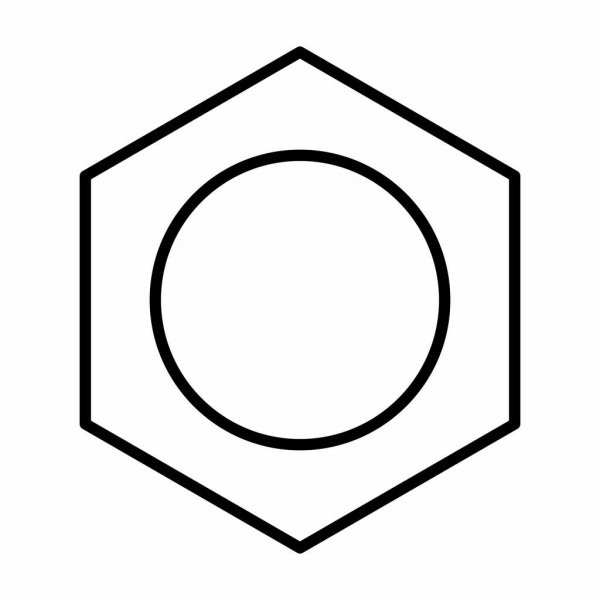
#> input picture shapes1.jpg, 600 x 600 px
$ python detector3.py   (older library calls are emulated)
#> lines starting #> are read from the running program, lines starting #| are printed output that depends on the picture; after the words box and inside, x2 and y2 are one past the last pixel; in counts of white or black regions, pixels touching at a corner belong together
import numpy as np
import cv2

img = cv2.imread('shapes1.jpg')
#> img is the input picture: shape (600, 600, 3); min 0, max 255, mean 234.8
imgGrey = cv2.cvtColor(img, cv2.COLOR_BGR2GRAY)
_, thrash = cv2.threshold(imgGrey, 240, 255, cv2.THRESH_BINARY)
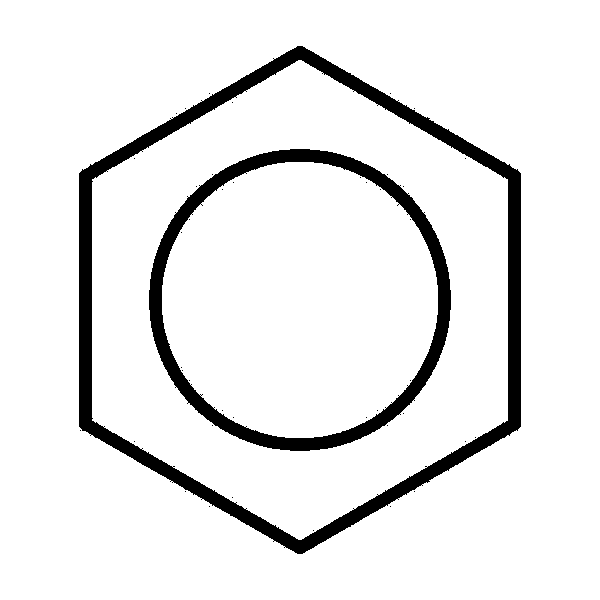
#> thrash: shape (600, 600); 91.4% white; 43 black regions (41 under 20 px)
_,contours, _ = cv2.findContours(thrash, cv2.RETR_TREE, cv2.CHAIN_APPROX_NONE)
#> contours = 102 contours, 97 with area under 20; largest, box (x1, y1, x2, y2) and area: (0, 0, 600, 600) 358801, (78, 45, 522, 555) 169962, (92, 60, 508, 540) 149480, (148, 148, 452, 452) 72133, (162, 162, 438, 438) 59704

cv2.imshow("img", img)
for contour in contours:
    approx = cv2.approxPolyDP(contour, 0.01* cv2.arcLength(contour, True), True)
    cv2.drawContours(img, [approx], 0, (0, 0, 0), 5)
    x = approx.ravel()[0]
    y = approx.ravel()[1] - 5
    if len(approx) == 3:
        cv2.putText(img, "Triangle", (x, y), cv2.FONT_HERSHEY_COMPLEX, 0.5, (0, 0, 0))
    elif len(approx) == 4:
        x1 ,y1, w, h = cv2.boundingRect(approx)
        aspectRatio = float(w)/h
        print(aspectRatio)
        if aspectRatio >= 0.95 and aspectRatio <= 1.05:
          cv2.putText(img, "square", (x, y), cv2.FONT_HERSHEY_COMPLEX, 0.5, (0, 0, 0))
        else:
          cv2.putText(img, "rectangle", (x, y), cv2.FONT_HERSHEY_COMPLEX, 0.5, (0, 0, 0))
    elif len(approx) == 5:
        cv2.putText(img, "Pentagon", (x, y), cv2.FONT_HERSHEY_COMPLEX, 0.5, (0, 0, 0))
    elif len(approx) == 10:
        cv2.putText(img, "Star", (x, y), cv2.FONT_HERSHEY_COMPLEX, 0.5, (0, 0, 0))
    else:
        cv2.putText(img, "Circle", (x, y), cv2.FONT_HERSHEY_COMPLEX, 0.5, (0, 0, 0))
#> this loop made 102 passes
#> (approx, x, y, x1, y1, w, h) on passes 1 to 9: ([[0, 0], [0, 599], [599, 599], [599, 0]], 0, -5, 0, 0, 600, 600), ([[283, 547], [284, 546], [285, 547], [284, 548]], 283, 542, 283, 546, 3, 3), ([[272, 541], [273, 540], [274, 541], [273, 542]], 272, 536, 272, 540, 3, 3), ([[389, 506], [390, 505], [391, 506], [390, 507]], 389, 501, 389, 505, 3, 3), ([[208, 506], [209, 505], [210, 506], [209, 507]], 208, 501, 208, 505, 3, 3), ([[397, 499], [398, 498], [399, 499], [398, 500]], 397, 494, 397, 498, 3, 3), ([[200, 499], [201, 498], [202, 499], [201, 500]], 200, 494, 200, 498, 3, 3), ([[413, 491], [414, 490], [415, 491], [414, 492]], 413, 486, 413, 490, 3, 3), ([[184, 491], [185, 490], [186, 491], [185, 492]], 184, 486, 184, 490, 3, 3)
#> (x, y, x1, y1, w, h) on passes 63 to 68: (245, 421, 245, 425, 3, 3), (365, 412, 365, 416, 3, 3), (232, 412, 232, 416, 3, 3), (376, 405, 376, 409, 3, 3), (221, 405, 221, 409, 3, 3), (384, 402, 384, 406, 3, 3)
#| 1.0
#| 1.0
#| 1.0
#| 1.0
#| 1.0
#| 1.0
#| 1.0
#| 1.0
#> (further printed lines are left out)
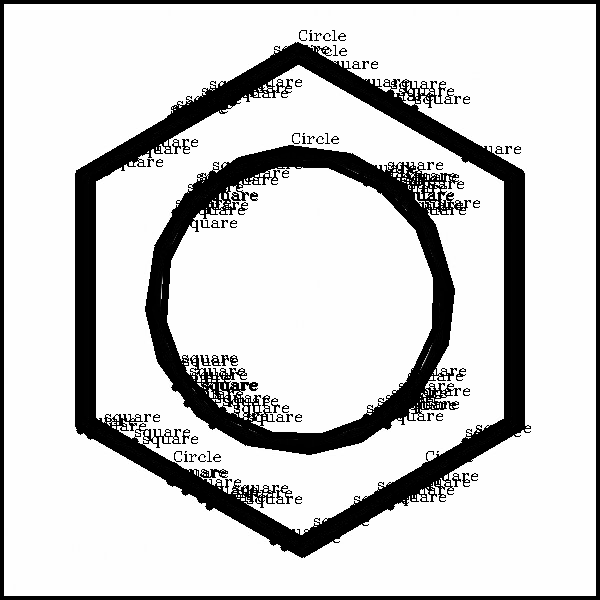
#> img: shape (600, 600, 3); 14.55% of pixels changed, all inside (x1, y1, x2, y2) = (0, 0, 600, 600)


cv2.imshow("shapes", img)
cv2.waitKey(0)
cv2.destroyAllWindows()

$ run again, with hexa.jpg copied over shapes1.jpg
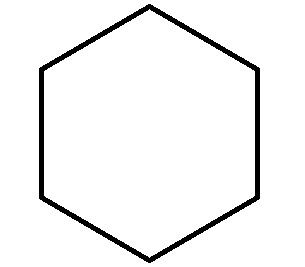
#> input picture hexa.jpg, 305 x 267 px
#> img is the input picture: shape (267, 305, 3); min 0, max 255, mean 243.1
#> thrash: shape (267, 305); 95.3% white; 1 black region
#> contours = 3 contours; box (x1, y1, x2, y2) and area: (0, 0, 305, 267) 80864, (38, 3, 261, 264) 43528, (44, 9, 255, 258) 39042
#> the loop `for contour in contours:` made 3 passes
#> (approx, x, y, x1, y1, w, h, aspectRatio) on pass 1: ([[0, 0], [0, 266], [304, 266], [304, 0]], 0, -5, 0, 0, 305, 267, 1.14)
#> (printed output is left out)
#> after the loop `for contour in contours:`:
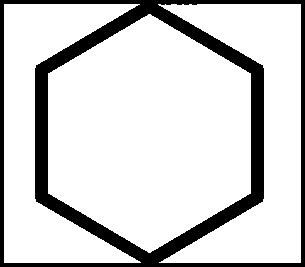
#> img: shape (267, 305, 3); 14.52% of pixels changed, all inside (x1, y1, x2, y2) = (0, 0, 305, 267)

$ run again, with shapes.jpg copied over shapes1.jpg
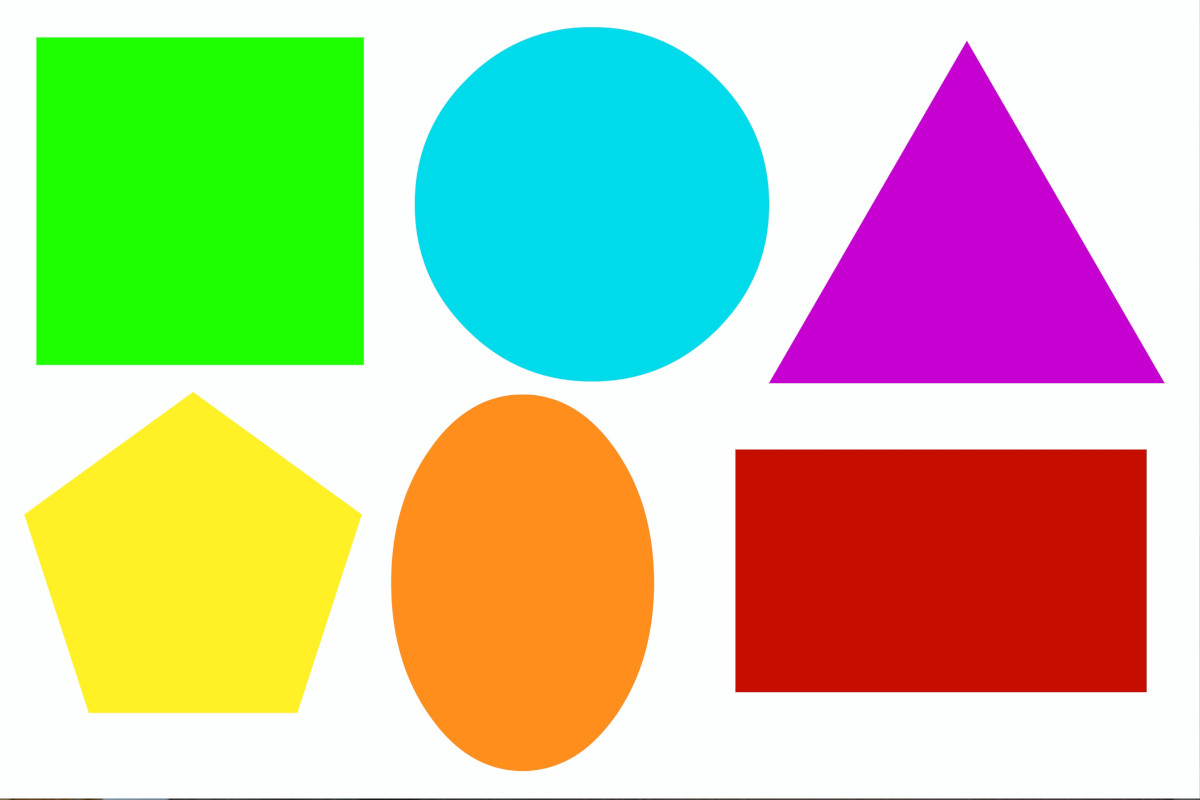
#> input picture shapes.jpg, 1200 x 800 px
#> img is the input picture: shape (800, 1200, 3); mean B, G, R 158.4, 197.5, 192.2
#> `_, thrash = cv2.threshold(imgGrey, 240, 255, cv2.THRESH_BINARY)`:
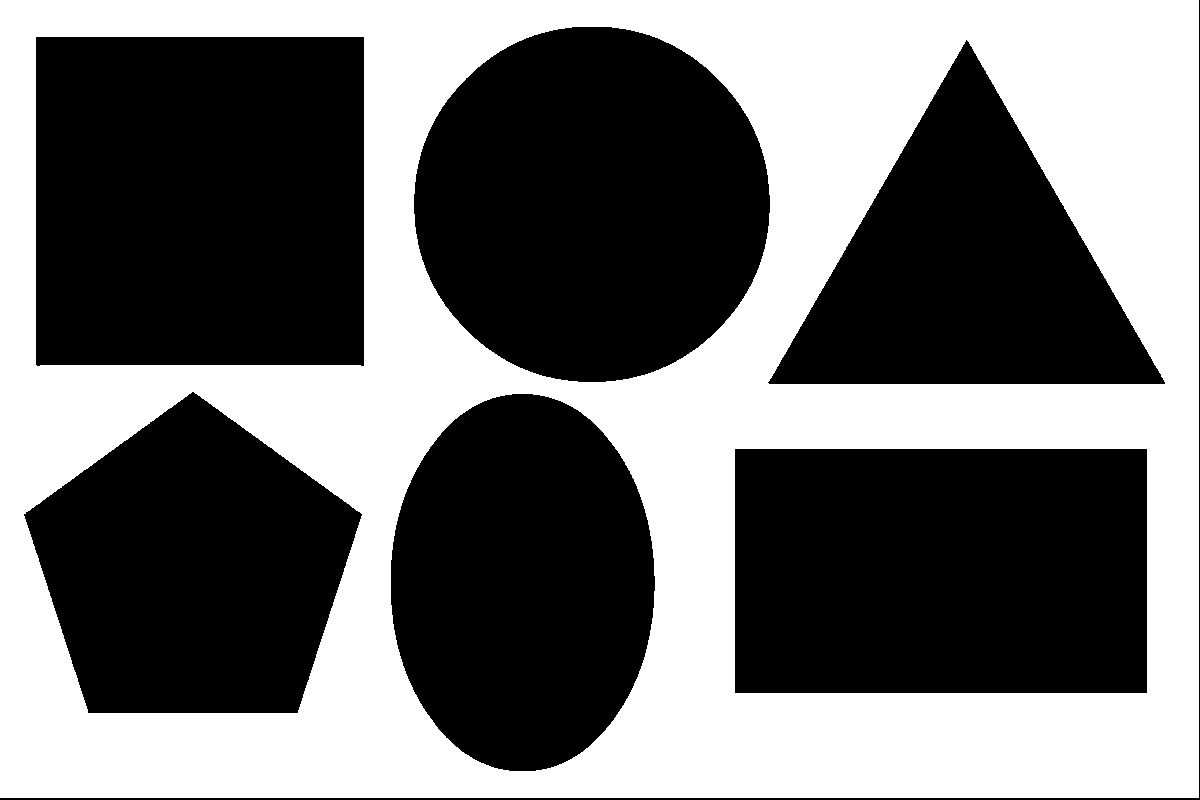
#> thrash: shape (800, 1200); 44.5% white; 1 white region
#> contours = 7 contours; box (x1, y1, x2, y2) and area: (0, 0, 1199, 798) 954806, (35, 36, 365, 367) 108246, (734, 448, 1148, 694) 101183, (413, 26, 771, 383) 100006, (390, 393, 656, 772) 78954, (23, 391, 363, 714) 75482, (767, 39, 1166, 385) 69106
#> the loop `for contour in contours:` made 7 passes
#> (approx, x, y, x1, y1, w, h, aspectRatio) on passes 1, 2, 6: ([[0, 0], [0, 797], [1198, 797], [1198, 0]], 0, -5, 0, 0, 1199, 798, 1.5), ([[734, 449], [1146, 448], [1147, 692], [735, 693]], 734, 444, 734, 448, 414, 246, 1.68), ([[35, 37], [363, 36], [364, 365], [37, 366]], 35, 32, 35, 36, 330, 331, 0.997)
#> (printed output is left out)
#> after the loop `for contour in contours:`:
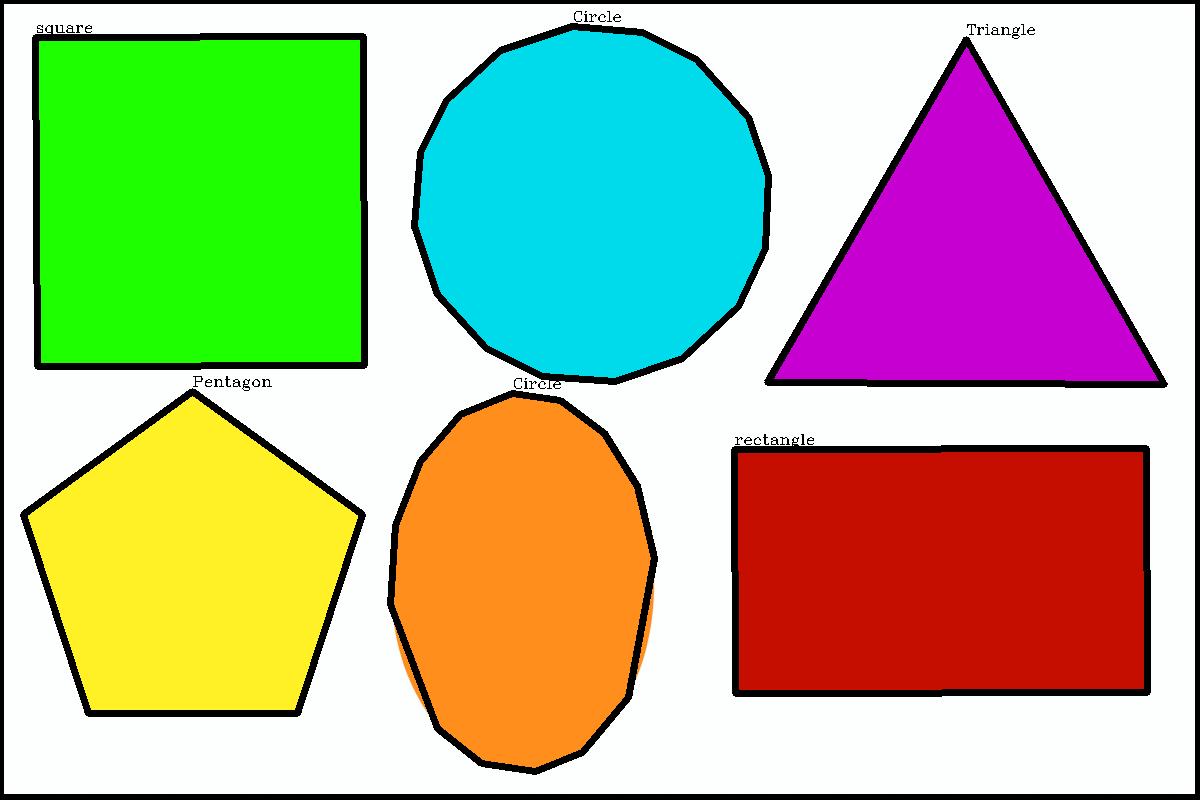
#> img: shape (800, 1200, 3); 7.17% of pixels changed, all inside (x1, y1, x2, y2) = (0, 0, 1200, 800)
